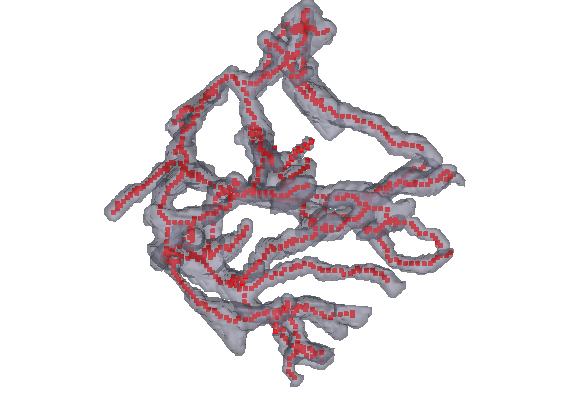
%> input picture Helper functions/Skeleton3D/testvol.png, 561 x 420 px
$ octave --eval "result = uaa_findSpineLocationsToTest(rgb2gray(imread('../../Helper functions/Skeleton3D/testvol.png')));"   (GNU Octave 9; MATLAB toolbox functions it lacks are replaced by stand-ins)
%> lines starting %> are read from the running program, lines starting %| are printed output that depends on the picture; in (x1, y1, x2, y2) boxes, pixels count from 0 and x2, y2 are one past the last pixel; in counts of white or black regions, pixels touching at a corner belong together; the program's own positions count from 1
function centroids = uaa_findSpineLocationsToTest(I)

% BW = imbinarize(I,'adaptive');
%% Binarize Image
I2 = adapthisteq(I);
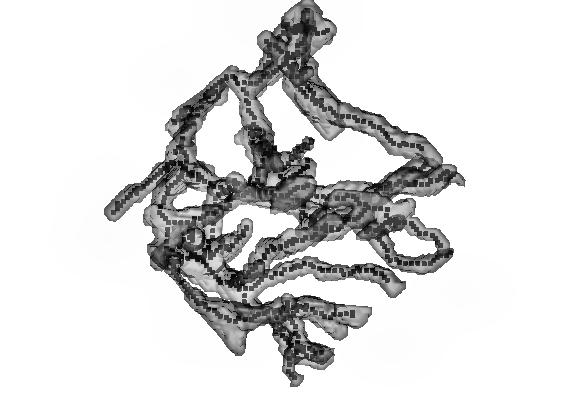
%> I2: size 420x561 uint8; min 0, max 255, mean 221.5
I2 = gpuArray(im2uint8(I2));
I2 = medfilt2(I2);
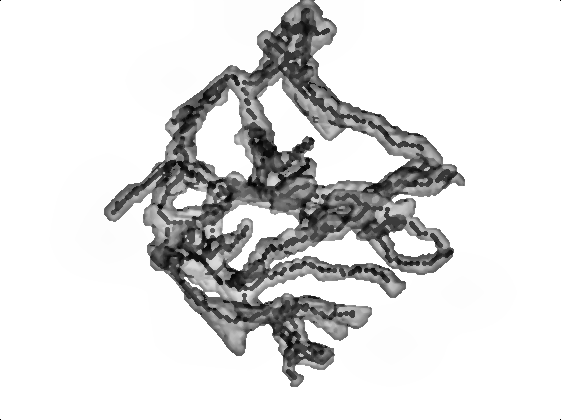
%> I2: size 420x561 uint8; min 0, max 255, mean 221.7
T = adaptthresh(gather(I2),'NeighborhoodSize',2*floor(size(I)/3)+1); %this maybe should be standardized better
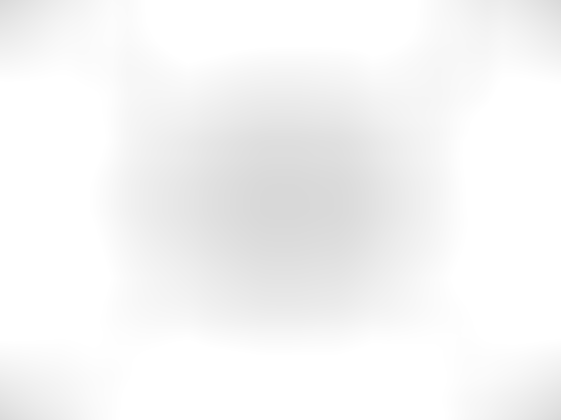
%> T: size 420x561 double; min 0.848, max 1, mean 0.965
BW = imbinarize(gather(I2),T);
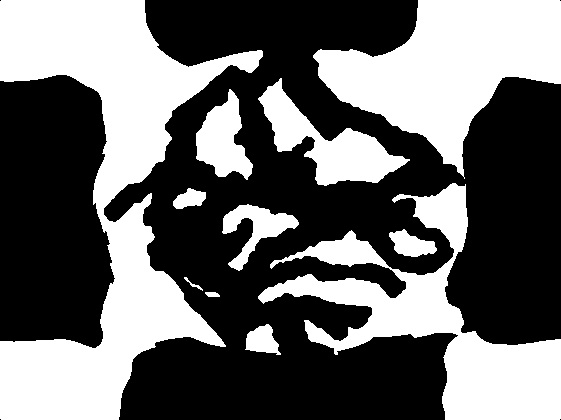
%> BW: size 420x561 logical; 41.2% white; 11 white regions, largest, box (x1, y1, x2, y2) and area: (0, 0, 263, 420) 40867, (313, 0, 561, 179) 22126, (258, 183, 561, 420) 21357
% BW = imbinarize(gather(I2));

%%
BW = imbinarize(gather(I2),'adaptive','sensitivity',.9);
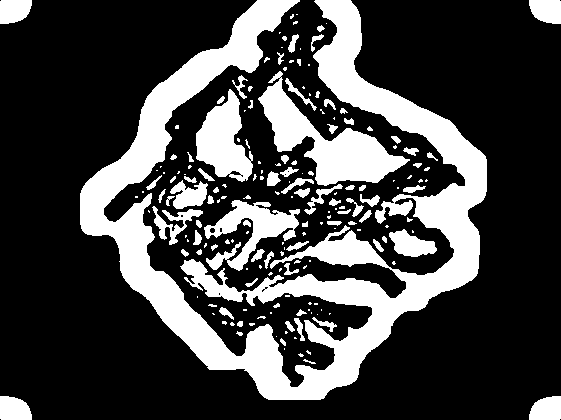
%> BW: size 420x561 logical; 26.9% white; 184 white regions (102 under 20 px), largest, box (x1, y1, x2, y2) and area: (80, 0, 487, 400) 42045, (258, 71, 410, 186) 5801, (196, 89, 253, 182) 2999
se = strel('disk',3);
% I2 = imopen(I2,se);
I2(~BW) = 0;
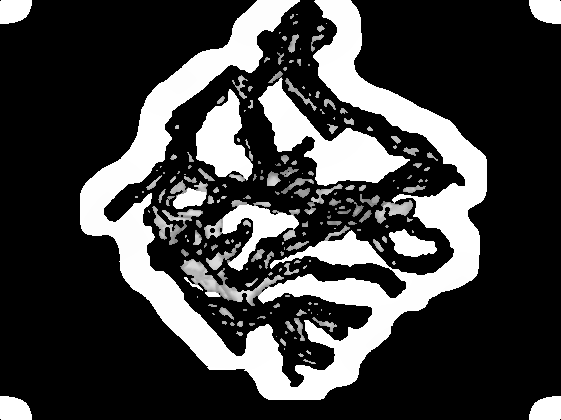
%> I2: size 420x561 uint8; min 0, max 255, mean 65.4
% figure; imagesc(I2);
BW2 = imregionalmax(I2);
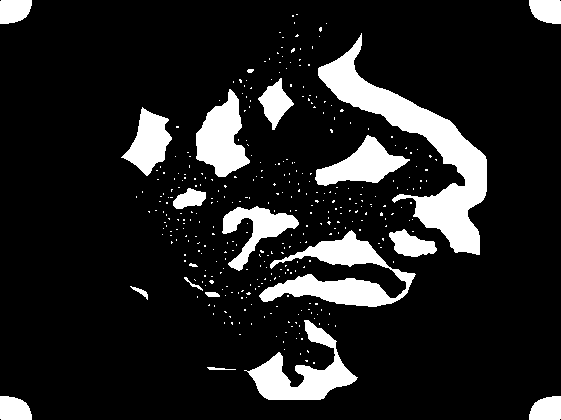
%> BW2: size 420x561 logical; 13.4% white; 358 white regions (338 under 20 px), largest, box (x1, y1, x2, y2) and area: (318, 33, 487, 255) 9095, (259, 230, 416, 307) 4559, (244, 320, 358, 400) 3347
stats = regionprops(BW2,'Centroid');
%> stats = 358 regions; first 5, Centroid: [14.7 11.2], [14.7 409.8], [149.6 142.9], [141.4 292.5], [137 197.5]
centroids = vertcat(stats.Centroid);
%> centroids = 358 rows, first 12: [14.73 11.2; 14.73 409.8; 149.6 142.9; 141.4 292.5; 137 197.5; 143 192.5; 149.7 212.3; 156.5 211; 157.5 171; 158.5 180; 160.5 202; 161 167.5]
%> `result = uaa_findSpineLocationsToTest(rgb2gray(imread('../../Helper fu..`: result has the same summary as centroids in uaa_findSpineLocationsToTest
return
% BW2 = bwmorph(BW2,'shrink',inf);
% figure; imagesc(BW2);
% stats = regionprops(BW);

[~,ind] = sort([stats.Area],'descend');
stats = stats(ind);
minArea = stats(11).Area;
BW = bwareaopen(BW,minArea);

% stats = stats(1:10);
boundingBoxes = vertcat(stats.BoundingBox);
I2 = medfilt2(I);
BW = imregionalmax(I2);
